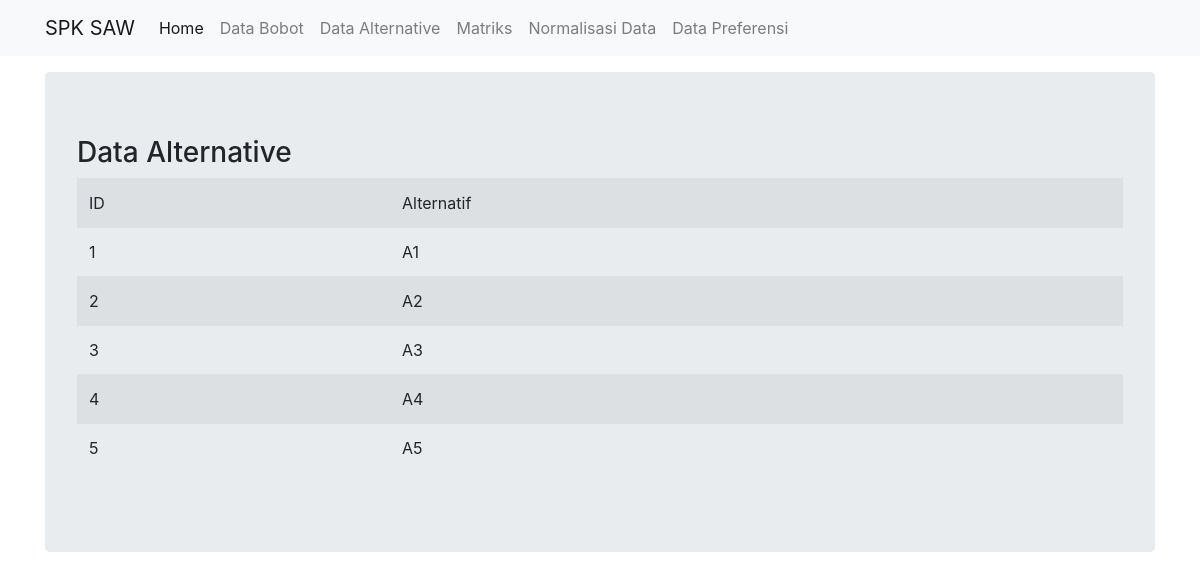
Page /DataAlternative.php on the committed database.
### tables this page shows
CREATE TABLE `tb_alternative` (
  `id` int(11) NOT NULL,
  `alternative` varchar(30) NOT NULL,
  `c1` int(11) NOT NULL,
  `c2` int(11) NOT NULL,
  `c3` int(11) NOT NULL
);

### DataAlternative.php (the view, shortened to what this page needs)
<!DOCTYPE html>
<html lang="en">
<head>
    <link rel="stylesheet" href="https://stackpath.bootstrapcdn.com/bootstrap/4.4.1/css/bootstrap.min.css">
</head>
<body>
    <?php
    include "Navigasi.php";
    include "connection.php";
    ?>
    <div class="container">
        <div class="jumbotron mt-3">
            <table class="table table-striped">
                <tr>
                    <td>ID</td>
                    <td>Alternatif</td>
                </tr>
                <?php
                echo "<h3>Data Alternative</h3>";
                $sql = mysqli_query($conn, "SELECT id,alternative from tb_alternative");
                while ($r = mysqli_fetch_array($sql, MYSQLI_ASSOC)) {
                ?>
                    <tr>
                        <td><?php echo $r['id'] ?></td>
                        <td><?php echo $r['alternative'] ?></td>
                    </tr>
                <?php
                }
                ?>
            </table>
        </div>
    </div>
</body>
</html>

### rows in the picture
tb_alternative: id "1", alternative "A1"
tb_alternative: id "2", alternative "A2"
tb_alternative: id "3", alternative "A3"
tb_alternative: id "4", alternative "A4"
tb_alternative: id "5", alternative "A5"
